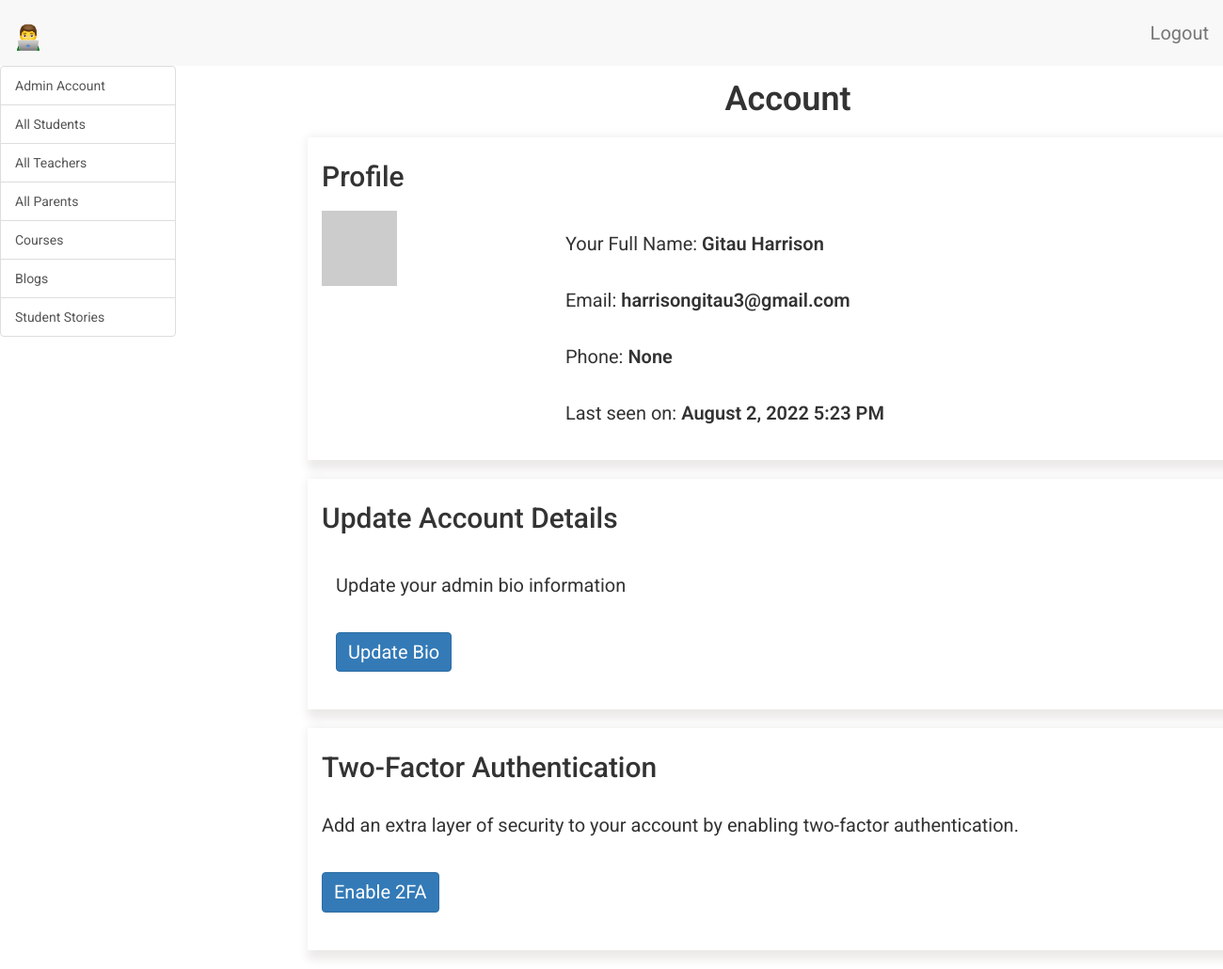
Before: /admin/dashboard/Gitau Harrison/account (signed in) with the older database file.
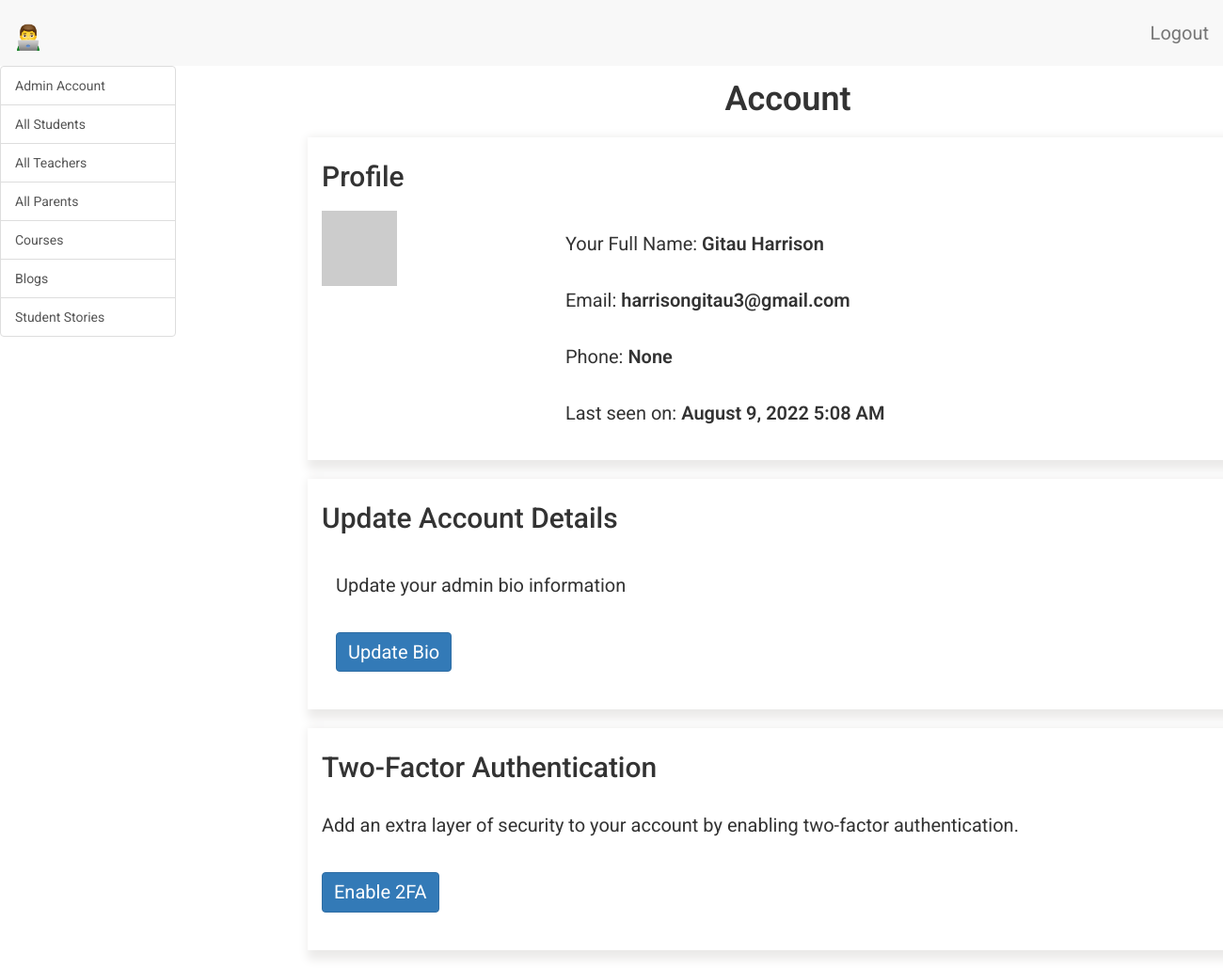
After: the same page with the newer database file.
### app/models.py (models this page shows, shortened)
class Admin(UserMixin, db.Model):
    __tablename__ = 'admin'
    id = db.Column(db.Integer, primary_key=True)
    admin_full_name = db.Column(db.String(64), index=True, unique=True)
    admin_email = db.Column(db.String(64), unique=True, index=True)
    admin_phone = db.Column(db.String(64), unique=True, index=True)
    admin_last_seen = db.Column(db.DateTime, default=datetime.utcnow)
    admin_about_me = db.Column(db.String(140))
    admin_password_hash = db.Column(db.String(128))
    courses = db.relationship(
        'Courses', backref='author', lazy='dynamic')
    flask_student_stories = db.relationship(
        'FlaskStudentStories', backref='author', lazy='dynamic')
    def avatar_admin(self, size):
        digest = md5(self.admin_email.lower().encode('utf-8')).hexdigest()
        return 'https://www.gravatar.com/avatar/{}?d=identicon&s={}'.format(
            digest, size)
    def two_factor_admin_enabled(self):
        return self.admin_phone is not None

### app/admin/routes.py (the view)
@bp.route('/dashboard/<admin_full_name>/account')
@login_required
def dashboard_account(admin_full_name):
    admin = Admin.query.filter_by(admin_full_name=admin_full_name).first()
    return render_template('admin/account.html', title='Account', admin=admin)

### app/admin/routes.py (called while the page is built)
@bp.before_request
def before_request():
    if current_user.is_authenticated:
        current_user.admin_last_seen = datetime.utcnow()
        db.session.commit()

### app/models.py (called while the page is built)
@login.user_loader
def load_user(id):
    admin = Admin.query.get(int(id))
    teacher = Teacher.query.get(int(id))
    student = Student.query.get(int(id))
    parent = Parent.query.get(int(id))
    if admin:
        return admin
    elif teacher:
        return teacher
    elif student:
        return student
    elif parent:
        return parent
    else:
        return None

### app/templates/admin/account.html (shortened to what this page needs)
{% extends 'base.html' %}
{% block admin_app_content %}
    <div class="row">
        <div class="col-sm-12">
        </div>
    </div>
    <div class="row text-center">
        <div class="col-sm-12 admin-content-title">
            <h1>{{ title }}</h1>
        </div>
    </div>
    <div id="account" class="tabcontent">
        <div class="row">
            <div class="row profile">
                <div class="col-sm-12">
                    <h2>Profile</h2>
                    <div class="row">
                        <div class="col-sm-3">
                            <img src=" {{ current_user.avatar_admin(128) }} ">
                        </div>
                        <div class="col-sm-9">
                            <p>
                                Your Full Name: <span style="font-weight: 600;">{{ current_user.admin_full_name }}</span>
                            </p>
                            <p>
                                Email: <span style="font-weight: 600;">{{ current_user.admin_email }}</span>
                            </p>
                            <p>
                                Phone: <span style="font-weight: 600;">{{ current_user.admin_phone }}</span>
                            </p>
                            {% if current_user.admin_last_seen %}
                                <p>
                                    Last seen on: <span style="font-weight: 600;">{{ moment(current_user.admin_last_seen).format('LLL') }}</span>
                                </p>
                            {% endif %}
                        </div>
                    </div>
                </div>
            </div>
            <div class="row update-account">
                <div class="col-sm-12">
                    <h2>Update Account Details</h2>
                    <div class="col-sm-12">
                        <p>
                            Update your admin bio information <br>
                        </p>
                        <p>
                            <a href=" {{ url_for('admin.edit_profile_admin', admin_full_name=admin.admin_full_name) }} " class="btn btn-primary">Update Bio</a>
                        </p>
                    </div>
                </div>
            </div>
            <div class="row two-factor-auth">
                <div class="col-sm-12">
                    <h2>Two-Factor Authentication</h2>
                    <p>
                        Add an extra layer of security to your account by enabling two-factor authentication.
                    </p>
                    {% if not current_user.two_factor_admin_enabled() %}
                        <p>
                            <a href=" {{ url_for('auth.enable_2fa_admin', admin_full_name=admin.admin_full_name) }} " class="btn btn-primary">
                                Enable 2FA
                            </a>
                        </p>
                    {% else %}
                        <p>
                            <a href=" {{ url_for('auth.disable_2fa_admin', admin_full_name=admin.admin_full_name) }} " class="btn btn-primary">
                                Disable 2FA
                            </a>
                        </p>
                    {% endif %}
                </div>
            </div>
        </div>
    </div>
{% endblock %}

### app/templates/base.html (shortened to what this page needs)
{% extends 'bootstrap/base.html' %}
{% block head %}
    {{ super() }}
    <link rel="stylesheet" type="text/css" href="https://cdn.datatables.net/1.10.25/css/dataTables.bootstrap5.css">
{% endblock %}
{% block styles %}
    {{ super() }}
    <link type="text/css" rel="stylesheet" href="{{ url_for('static', filename = 'css/main.css') }}">
    <link rel="stylesheet" href="https://cdnjs.cloudflare.com/ajax/libs/intl-tel-input/16.0.4/css/intlTelInput.css">
{% endblock %}
{% block navbar %}
    {% if current_user.is_authenticated %}
        <nav class="navbar-default">
            <div>
                <div class="navbar-header">
                        {% if student %}
                            <a class="navbar-brand" href=" {{ url_for('student.dashboard_enrolled_courses', student_full_name=student.student_full_name) }} ">
                                <img alt="Brand" src="{{ url_for('static', filename = 'images/eLearning.png') }}" width="30" height="30">
                            </a>
                        {% elif parent %}
                            <a class="navbar-brand" href=" {{ url_for('main.dashboard_parent') }} ">
                                <img alt="Brand" src="{{ url_for('static', filename = 'images/eLearning.png') }}" width="30" height="30">
                            </a>
                        {% elif teacher %}
                            <a class="navbar-brand" href=" {{ url_for('teacher.dashboard_account', teacher_full_name=teacher.teacher_full_name) }} ">
                                <img alt="Brand" src="{{ url_for('static', filename = 'images/eLearning.png') }}" width="30" height="30">
                            </a>
                        {% elif admin %}
                            <a class="navbar-brand" href=" {{ url_for('admin.dashboard_account', admin_full_name=admin.admin_full_name) }} ">
                                <img alt="Brand" src="{{ url_for('static', filename = 'images/eLearning.png') }}" width="30" height="30">
                            </a>
                        {% else %}
                            <a class="navbar-brand" href=" {{ url_for('main.anonymous_user') }} ">
                                <img alt="Brand" src="{{ url_for('static', filename = 'images/eLearning.png') }}" width="30" height="30">
                            </a>
                        {% endif %}
                </div>
                <div class="collapse navbar-collapse" id="bs-example-navbar-collapse-1">
                    <ul class="nav navbar-nav navbar-right">
                            {% if student %}
                                <li><a href=" {{ url_for('auth.logout_student') }} ">Logout</a></li>
                            {% elif parent %}
                                <li><a href=" {{ url_for('auth.logout_parent') }} ">Logout</a></li>
                            {% elif teacher %}
                                <li><a href=" {{ url_for('auth.logout_teacher') }} ">Logout</a></li>
                            {% elif admin %}
                                <li><a href=" {{ url_for('auth.logout_admin') }} ">Logout</a></li>
                            {% endif %}
                    </ul>
                </div>
            </div>
        </nav>
    {% endif %}
{% endblock %}
{% block content %}
    {% if current_user.is_authenticated %}
        <div class="tab-content">
            {% if teacher %}
                <div class="row">
                    <div class="col-sm-2 sidebar">
                        <div class="mini-submenu">
                            <span class="icon-bar"></span>
                            <span class="icon-bar"></span>
                            <span class="icon-bar"></span>
                        </div>
                        <div class="list-group">
                            <a href="{{  url_for('teacher.dashboard_account', teacher_full_name=teacher.teacher_full_name)}}" class="list-group-item tablinks" onclick="openCity(event, 'account')" id="defaultOpen">
                                Account
                            </a>
                            <a href="{{ url_for('teacher.view_messages', teacher_full_name=teacher.teacher_full_name) }}" class="list-group-item tablinks" onclick="openCity(event, 'private_messages')">
                                Private Messages
                                {% set new_messages = teacher.new_messages() %}
                                <span id="message_count" class="badge" style="visibility: {% if new_messages %} visible {% else %} hidden {% endif %};">
                                    {{ new_messages }}
                                </span>
                            </a>
                            <a href="{{ url_for('teacher.dashboard_your_students', teacher_full_name=teacher.teacher_full_name) }}" class="list-group-item tablinks" onclick="openCity(event, 'students')">
                                Your Students
                            </a>
                            <a href="{{ url_for('teacher.dashboard_student_community', teacher_full_name=teacher.teacher_full_name) }}" class="list-group-item tablinks" onclick="openCity(event, 'student-community')">
                                Student Community
                            </a>
                            <a href="{{ url_for('teacher.dashboard_explore_teachers', teacher_full_name=teacher.teacher_full_name) }}" class="list-group-item tablinks" onclick="openCity(event, 'explore-teacher-community')">
                                Explore Teacher Community
                            </a>
                            <a href="{{ url_for('teacher.dashboard_my_teacher_community', teacher_full_name=teacher.teacher_full_name) }}" class="list-group-item tablinks" onclick="openCity(event, 'your-community')">
                                Your Community
                            </a>
                            <a href="{{ url_for('teacher.dashboard_comment_moderation', teacher_full_name=teacher.teacher_full_name) }}" class="list-group-item tablinks" onclick="openCity(event, 'comment-moderation')">
                                Comment Moderation
                            </a>
                            <a href="{{ url_for('teacher.dashboard_manage_course', teacher_full_name=teacher.teacher_full_name) }}" class="list-group-item tablinks" onclick="openCity(event, 'update')">
                                Manage Course
                            </a>
                            <a href="{{ url_for('teacher.dashboard_manage_blog', teacher_full_name=teacher.teacher_full_name) }}" class="list-group-item tablinks" onclick="openCity(event, 'blog')">
                                Manage Blog
                            </a>
                            <a href="{{ url_for('teacher.dashboard_manage_events', teacher_full_name=teacher.teacher_full_name) }}" class="list-group-item tablinks" onclick="openCity(event, 'event')">
                                Manage Events
                            </a>
                        </div>
                    </div>
                    <div class="col-sm-10 scrollable-content">
                        {% block app_content %}
                        {% endblock %}
                    </div>
                </div>
            {% elif parent %}
            {% elif admin %}
                <div class="row">
                    <div class="col-sm-2 sidebar">
                        <div class="list-group">
                            <a href="{{ url_for('admin.dashboard_account', admin_full_name=admin.admin_full_name) }}" class="list-group-item tablinks" onclick="openCity(event, 'account')" id="defaultOpen">
                                Admin Account
                            </a>
                            <a href="{{ url_for('admin.dashboard_all_students', admin_full_name=admin.admin_full_name) }}" class="list-group-item tablinks" onclick="openCity(event, 'students')">
                                All Students
                            </a>
                            <a href="{{ url_for('admin.dashboard_all_teachers', admin_full_name=admin.admin_full_name) }}" class="list-group-item tablinks" onclick="openCity(event, 'teachers')">
                                All Teachers
                            </a>
                            <a href="{{ url_for('admin.dashboard_all_parents', admin_full_name=admin.admin_full_name) }}" class="list-group-item tablinks" onclick="openCity(event, 'parents')">
                                All Parents
                            </a>
                            <a href="{{ url_for('admin.dashboard_courses_offered', admin_full_name=admin.admin_full_name) }}" class="list-group-item tablinks" onclick="openCity(event, 'courses')">
                                Courses
                            </a>
                            <a href="{{ url_for('admin.review_blog_articles', admin_full_name=admin.admin_full_name) }}" class="list-group-item tablinks" onclick="openCity(event, 'blog')">
                                Blogs
                            </a>
                            <a href="{{ url_for('admin.dashboard_student_stories', admin_full_name=admin.admin_full_name) }}" class="list-group-item tablinks" onclick="openCity(event, 'stories')">
                                Student Stories
                            </a>
                        </div>
                    </div>
                    <div class="col-sm-10 scrollable-content">
                        {% block admin_app_content %}
                        {% endblock %}
                    </div>
                </div>
            {% else %}
             <div class="col-sm-10 scrollable-content">
                {% block unknown_user_content %}
                {% endblock %}
            </div>
            {% endif %}
        </div>
    {% endif %}
{% endblock %}

### app/static/css/main.css (style rules this page uses)
.navbar-brand { font-size: 30px; font-weight: 600; margin-top: 10px; }
html, body { font-family: 'Roboto', sans-serif; }
h1 { padding-bottom: 10px; font-weight: 600; margin-top: 0px; padding-top: 0px; }
h2, h3, h4, h5, h6, p { margin-top: 0px; padding-top: 10px; padding-bottom: 10px; }
p, li { line-height: 30px; margin-top: 10px; margin-bottom: 10px; }
p, li, td, .btn, .btn-alt, .schedule-btn { font-size: 20px; }
.profile, .update-account, .two-factor-auth, .admin-teacher, .courses, .courses-on-offer { padding-top: 15px; padding-bottom: 15px; box-shadow: 5px 5px 10px 5px #ebeae9; margin-bottom: 20px; margin-left: 10px; }
.review-title h1, .student-content-title h1, .admin-content-title h1 { padding-top: 15px; }
@media screen and (min-width: 1080px) { .scrollable-content { overflow-y: x-auto; position: relative; margin-left: 320px; } }
@media screen and (min-width: 1080px) { .sidebar { position: fixed; } }
.btn { margin-top: 5px; margin-bottom: 5px; }
.tabcontent { float: left; padding: 0px 12px; width: 99%; border-left: none; height: 300px; }
@media screen and (min-width: 1080px) { .tab-content { width: 96%; } }

Changed rows visible on the page:
changed Admin "Gitau Harrison": admin_last_seen "August 2, 2022 5:23 PM" → "August 9, 2022 5:08 AM"
